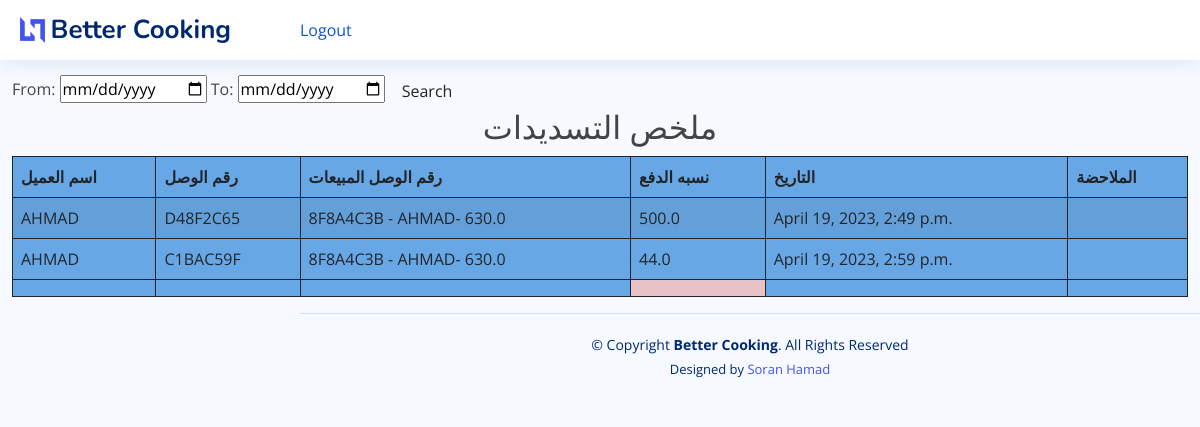
/payment_report, run on an earlier commit of the app's database.
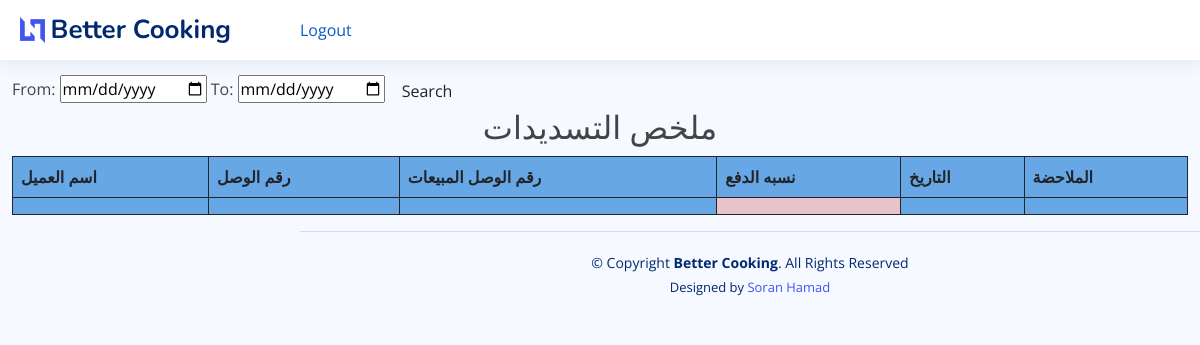
And on a later commit of the database.
### core/models.py (models this page shows, shortened)
class Payment_Entry(models.Model):
    customer_name = models.ForeignKey(Customer, on_delete=models.CASCADE)
    sales_invoice = models.ForeignKey(SaleInvoice, on_delete=models.CASCADE)
    invoice_number = models.CharField(max_length=8, unique=True, editable=False)
    paid_amount = models.FloatField(blank=True)
    payment_date = models.DateTimeField(blank=True)
    note = models.TextField(blank=True)
    old_balance = models.DecimalField(max_digits=20, decimal_places=2, default=0, editable=False)
    class Meta:
        verbose_name_plural = '8. Payment Entry'

class Customer(models.Model):
    customer_name = models.CharField(max_length=50, blank=True)
    customer_mobile = models.CharField(max_length=50, blank=True)
    customer_address = models.TextField(blank=True)
    city = models.CharField(max_length=50, blank=True)
    class Meta:
        verbose_name_plural = '2. Customers'
    def __str__(self):
        return self.customer_name

class SaleInvoice(models.Model):
    STATUS = (
        ('مدفوع', 'مدفوع'),
        ('غير مدفوع', 'غير مدفوع'),
        ('المردود', 'المردود'),
        ('الإلغاء', 'الإلغاء'),
    )
    invoice_number = models.CharField(max_length=8, unique=True, editable=False)
    customer_name = models.ForeignKey(Customer, on_delete=models.CASCADE)
    date = models.DateTimeField(auto_now_add=True)
    status = models.CharField(max_length=10, choices=STATUS, default='مدفوع', blank=True)
    class Meta:
        verbose_name_plural = '3. Sale Invoice'
    def __str__(self):
        return f"{self.invoice_number} - {self.customer_name}- {self.total_sales_amount()}"
    def total_sales_amount(self):
        total_sales_amount = self.saleitem_set.aggregate(total=Sum('total_amt'))['total']
        return total_sales_amount or 0

### core/views.py (the view)
# urls.py: path('payment_report', views.payment_report, name="payment_report"),
def payment_report(request):
    payment_report = Payment_Entry.objects.select_related()
    myFilter = Purchase_Filter(request.GET, queryset=payment_report)
    payment_repoert = myFilter.qs
    context = {'payment_report': payment_report, 'myFilter': myFilter}
    return render(request, 'core/reports/payment_report.html', context)

### core/templates/core/reports/payment_report.html (shortened to what this page needs)
{% extends 'core/base.html' %}
{% block content %}
    <br>
    <br> <br>
    <form class="form-a">
        From: <input type="date" value={{ myFilter.form.max_date }}</input>
        To: <input type="date" value={{ myFilter.form.min_date }}</input>
        <button type="submit" class="btn btn-b">Search</button>
    </form>
    <h2 class="text-center"> ملخص التسديدات </h2>
    <table id="example2" class="table table-striped" style="background-color: #68a7e5">
        <thead>
        <tr>
            <th>اسم العميل</th>
            <th>رقم الوصل</th>
            <th>رقم الوصل المبیعات</th>
            <th>نسبە الدفع</th>
            <th>التاريخ</th>
            <th>الملاحضة</th>
        </tr>
        </thead>
        <tbody>
        {% for i in  payment_report %}
            <tr>
                <td>{{ i.customer_name }}</td>
                <td>{{ i.invoice_number }}</td>
                <td>{{ i.sales_invoice }}</td>
                <td>{{ i.paid_amount }}</td>
                <td>{{ i.payment_date }}</td>
                <td>{{ i.note }}</td>
            </tr>
        {% endfor %}
        </tbody>
        <tfoot>
        <th></th>
        <th></th>
  <th></th>
        <th style="background-color: #e8c3c7"></th>
        <th></th>
        <th></th>
        </tfoot>
    </table>
{% endblock %}

What changed in the data, as far as the page shows it:
removed Payment_Entry: customer_name "AHMAD", invoice_number "D48F2C65", sales_invoice "8F8A4C3B - AHMAD- 630.0", paid_amount "500.0", payment_date "April 19, 2023, 2:49 p.m."
removed Payment_Entry: customer_name "AHMAD", invoice_number "C1BAC59F", sales_invoice "8F8A4C3B - AHMAD- 630.0", paid_amount "44.0", payment_date "April 19, 2023, 2:59 p.m."
